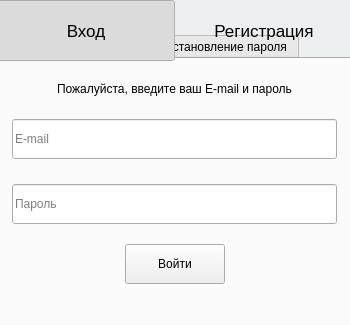
<?xml version="1.0" encoding="UTF-8"?>
<ui version="4.0">
 <class>MainWindow</class>
 <widget class="QMainWindow" name="MainWindow">
  <property name="geometry">
   <rect>
    <x>0</x>
    <y>0</y>
    <width>350</width>
    <height>325</height>
   </rect>
  </property>
  <property name="minimumSize">
   <size>
    <width>350</width>
    <height>325</height>
   </size>
  </property>
  <property name="maximumSize">
   <size>
    <width>350</width>
    <height>325</height>
   </size>
  </property>
  <property name="baseSize">
   <size>
    <width>0</width>
    <height>0</height>
   </size>
  </property>
  <property name="windowTitle">
   <string>MainWindow</string>
  </property>
  <property name="windowIcon">
   <iconset resource="resources.qrc">
    <normaloff>:/icon.png</normaloff>:/icon.png</iconset>
  </property>
  <property name="styleSheet">
   <string notr="true">QMainWindow {
    border-radius: 25px; 
	background-color: #ecf0f1;
}</string>
  </property>
  <widget class="QWidget" name="centralwidget">
   <widget class="QWidget" name="horizontalLayoutWidget">
    <property name="geometry">
     <rect>
      <x>-3</x>
      <y>0</y>
      <width>356</width>
      <height>61</height>
     </rect>
    </property>
    <layout class="QHBoxLayout" name="horizontalLayout">
     <property name="spacing">
      <number>0</number>
     </property>
     <item>
      <widget class="QPushButton" name="headButton_1">
       <property name="sizePolicy">
        <sizepolicy hsizetype="Minimum" vsizetype="Minimum">
         <horstretch>0</horstretch>
         <verstretch>0</verstretch>
        </sizepolicy>
       </property>
       <property name="font">
        <font>
         <family>Arial</family>
         <pointsize>13</pointsize>
         <bold>false</bold>
        </font>
       </property>
       <property name="focusPolicy">
        <enum>Qt::NoFocus</enum>
       </property>
       <property name="styleSheet">
        <string notr="true"/>
       </property>
       <property name="text">
        <string>Вход</string>
       </property>
       <property name="checkable">
        <bool>true</bool>
       </property>
       <property name="checked">
        <bool>true</bool>
       </property>
       <property name="autoExclusive">
        <bool>true</bool>
       </property>
       <property name="flat">
        <bool>true</bool>
       </property>
      </widget>
     </item>
     <item>
      <widget class="QPushButton" name="headButton_2">
       <property name="sizePolicy">
        <sizepolicy hsizetype="Minimum" vsizetype="Minimum">
         <horstretch>0</horstretch>
         <verstretch>0</verstretch>
        </sizepolicy>
       </property>
       <property name="font">
        <font>
         <family>Arial</family>
         <pointsize>13</pointsize>
         <bold>false</bold>
        </font>
       </property>
       <property name="focusPolicy">
        <enum>Qt::NoFocus</enum>
       </property>
       <property name="text">
        <string>Регистрация</string>
       </property>
       <property name="checkable">
        <bool>true</bool>
       </property>
       <property name="checked">
        <bool>false</bool>
       </property>
       <property name="autoExclusive">
        <bool>true</bool>
       </property>
       <property name="flat">
        <bool>true</bool>
       </property>
      </widget>
     </item>
    </layout>
   </widget>
   <widget class="QTabWidget" name="tabWidget">
    <property name="geometry">
     <rect>
      <x>-10</x>
      <y>33</y>
      <width>370</width>
      <height>470</height>
     </rect>
    </property>
    <property name="focusPolicy">
     <enum>Qt::NoFocus</enum>
    </property>
    <property name="styleSheet">
     <string notr="true"/>
    </property>
    <property name="currentIndex">
     <number>0</number>
    </property>
    <widget class="QWidget" name="tab">
     <property name="minimumSize">
      <size>
       <width>0</width>
       <height>0</height>
      </size>
     </property>
     <attribute name="title">
      <string> Вход</string>
     </attribute>
     <widget class="QLineEdit" name="logEmail">
      <property name="geometry">
       <rect>
        <x>20</x>
        <y>60</y>
        <width>325</width>
        <height>40</height>
       </rect>
      </property>
      <property name="font">
       <font>
        <family>Arial</family>
       </font>
      </property>
      <property name="focusPolicy">
       <enum>Qt::StrongFocus</enum>
      </property>
      <property name="styleSheet">
       <string notr="true"/>
      </property>
      <property name="placeholderText">
       <string>E-mail</string>
      </property>
     </widget>
     <widget class="QLineEdit" name="logPass">
      <property name="geometry">
       <rect>
        <x>20</x>
        <y>125</y>
        <width>325</width>
        <height>40</height>
       </rect>
      </property>
      <property name="font">
       <font>
        <family>Arial</family>
       </font>
      </property>
      <property name="focusPolicy">
       <enum>Qt::StrongFocus</enum>
      </property>
      <property name="styleSheet">
       <string notr="true"/>
      </property>
      <property name="echoMode">
       <enum>QLineEdit::Password</enum>
      </property>
      <property name="placeholderText">
       <string>Пароль</string>
      </property>
     </widget>
     <widget class="QLabel" name="logInfoLabel">
      <property name="geometry">
       <rect>
        <x>20</x>
        <y>20</y>
        <width>325</width>
        <height>20</height>
       </rect>
      </property>
      <property name="font">
       <font>
        <family>Arial</family>
       </font>
      </property>
      <property name="focusPolicy">
       <enum>Qt::TabFocus</enum>
      </property>
      <property name="styleSheet">
       <string notr="true"/>
      </property>
      <property name="text">
       <string>Пожалуйста, введите ваш E-mail и пароль</string>
      </property>
      <property name="alignment">
       <set>Qt::AlignCenter</set>
      </property>
     </widget>
     <widget class="QWidget" name="horizontalLayoutWidget_2">
      <property name="geometry">
       <rect>
        <x>21</x>
        <y>180</y>
        <width>324</width>
        <height>50</height>
       </rect>
      </property>
      <layout class="QHBoxLayout" name="horizontalLayout_2">
       <item>
        <spacer name="horizontalSpacer_2">
         <property name="orientation">
          <enum>Qt::Horizontal</enum>
         </property>
         <property name="sizeHint" stdset="0">
          <size>
           <width>40</width>
           <height>20</height>
          </size>
         </property>
        </spacer>
       </item>
       <item>
        <widget class="QPushButton" name="logIn">
         <property name="minimumSize">
          <size>
           <width>100</width>
           <height>40</height>
          </size>
         </property>
         <property name="font">
          <font>
           <family>Arial</family>
          </font>
         </property>
         <property name="focusPolicy">
          <enum>Qt::TabFocus</enum>
         </property>
         <property name="styleSheet">
          <string notr="true"/>
         </property>
         <property name="text">
          <string>Войти</string>
         </property>
        </widget>
       </item>
       <item>
        <spacer name="horizontalSpacer">
         <property name="orientation">
          <enum>Qt::Horizontal</enum>
         </property>
         <property name="sizeHint" stdset="0">
          <size>
           <width>40</width>
           <height>20</height>
          </size>
         </property>
        </spacer>
       </item>
      </layout>
     </widget>
     <widget class="QLabel" name="logStatusLabel">
      <property name="geometry">
       <rect>
        <x>20</x>
        <y>237</y>
        <width>325</width>
        <height>20</height>
       </rect>
      </property>
      <property name="font">
       <font>
        <family>Arial</family>
       </font>
      </property>
      <property name="styleSheet">
       <string notr="true"/>
      </property>
      <property name="text">
       <string/>
      </property>
      <property name="alignment">
       <set>Qt::AlignCenter</set>
      </property>
     </widget>
    </widget>
    <widget class="QWidget" name="tab_2">
     <attribute name="title">
      <string>Регистрация</string>
     </attribute>
     <widget class="QLineEdit" name="signPass">
      <property name="geometry">
       <rect>
        <x>20</x>
        <y>125</y>
        <width>325</width>
        <height>40</height>
       </rect>
      </property>
      <property name="font">
       <font>
        <family>Arial</family>
       </font>
      </property>
      <property name="focusPolicy">
       <enum>Qt::StrongFocus</enum>
      </property>
      <property name="whatsThis">
       <string/>
      </property>
      <property name="styleSheet">
       <string notr="true"/>
      </property>
      <property name="echoMode">
       <enum>QLineEdit::Password</enum>
      </property>
      <property name="placeholderText">
       <string>Пароль</string>
      </property>
     </widget>
     <widget class="QLineEdit" name="signName">
      <property name="geometry">
       <rect>
        <x>20</x>
        <y>60</y>
        <width>155</width>
        <height>40</height>
       </rect>
      </property>
      <property name="font">
       <font>
        <family>Arial</family>
       </font>
      </property>
      <property name="focusPolicy">
       <enum>Qt::StrongFocus</enum>
      </property>
      <property name="styleSheet">
       <string notr="true"/>
      </property>
      <property name="placeholderText">
       <string>Имя и Фамилия</string>
      </property>
     </widget>
     <widget class="QLabel" name="signInfoLabel">
      <property name="geometry">
       <rect>
        <x>20</x>
        <y>20</y>
        <width>325</width>
        <height>20</height>
       </rect>
      </property>
      <property name="font">
       <font>
        <family>Arial</family>
       </font>
      </property>
      <property name="focusPolicy">
       <enum>Qt::TabFocus</enum>
      </property>
      <property name="styleSheet">
       <string notr="true"/>
      </property>
      <property name="text">
       <string>Пожалуйста, введите данные для регистрации</string>
      </property>
      <property name="alignment">
       <set>Qt::AlignCenter</set>
      </property>
     </widget>
     <widget class="QWidget" name="horizontalLayoutWidget_3">
      <property name="geometry">
       <rect>
        <x>21</x>
        <y>180</y>
        <width>324</width>
        <height>50</height>
       </rect>
      </property>
      <layout class="QHBoxLayout" name="horizontalLayout_3">
       <item>
        <spacer name="horizontalSpacer_3">
         <property name="orientation">
          <enum>Qt::Horizontal</enum>
         </property>
         <property name="sizeHint" stdset="0">
          <size>
           <width>40</width>
           <height>20</height>
          </size>
         </property>
        </spacer>
       </item>
       <item>
        <widget class="QPushButton" name="signIn">
         <property name="minimumSize">
          <size>
           <width>100</width>
           <height>40</height>
          </size>
         </property>
         <property name="font">
          <font>
           <family>Arial</family>
          </font>
         </property>
         <property name="focusPolicy">
          <enum>Qt::TabFocus</enum>
         </property>
         <property name="styleSheet">
          <string notr="true"/>
         </property>
         <property name="text">
          <string>Зарегистрироваться</string>
         </property>
        </widget>
       </item>
       <item>
        <spacer name="horizontalSpacer_4">
         <property name="orientation">
          <enum>Qt::Horizontal</enum>
         </property>
         <property name="sizeHint" stdset="0">
          <size>
           <width>40</width>
           <height>20</height>
          </size>
         </property>
        </spacer>
       </item>
      </layout>
     </widget>
     <widget class="QLineEdit" name="signEmail">
      <property name="geometry">
       <rect>
        <x>190</x>
        <y>60</y>
        <width>155</width>
        <height>40</height>
       </rect>
      </property>
      <property name="font">
       <font>
        <family>Arial</family>
       </font>
      </property>
      <property name="focusPolicy">
       <enum>Qt::StrongFocus</enum>
      </property>
      <property name="styleSheet">
       <string notr="true"/>
      </property>
      <property name="placeholderText">
       <string>E-mail</string>
      </property>
     </widget>
     <widget class="QLabel" name="signStatusLabel">
      <property name="geometry">
       <rect>
        <x>20</x>
        <y>237</y>
        <width>325</width>
        <height>20</height>
       </rect>
      </property>
      <property name="font">
       <font>
        <family>Arial</family>
       </font>
      </property>
      <property name="styleSheet">
       <string notr="true"/>
      </property>
      <property name="text">
       <string/>
      </property>
      <property name="alignment">
       <set>Qt::AlignCenter</set>
      </property>
     </widget>
    </widget>
    <widget class="QWidget" name="tab_3">
     <attribute name="title">
      <string>Восстановление пароля</string>
     </attribute>
    </widget>
   </widget>
   <zorder>tabWidget</zorder>
   <zorder>horizontalLayoutWidget</zorder>
  </widget>
 </widget>
 <tabstops>
  <tabstop>logInfoLabel</tabstop>
  <tabstop>logEmail</tabstop>
  <tabstop>logPass</tabstop>
  <tabstop>logIn</tabstop>
  <tabstop>signInfoLabel</tabstop>
  <tabstop>signName</tabstop>
  <tabstop>signEmail</tabstop>
  <tabstop>signPass</tabstop>
  <tabstop>signIn</tabstop>
 </tabstops>
 <resources>
  <include location="resources.qrc"/>
 </resources>
 <connections/>
</ui>
